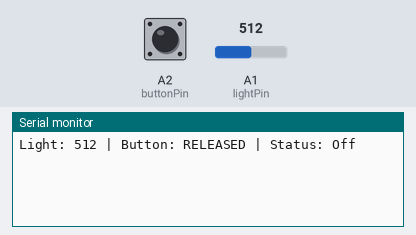
Bench run of a sketch on a simulated Arduino Uno R4 WiFi. On the bench: the last lines printed to the serial monitor. The inputs (shaded band) are chosen by the test bench; at power-on: A2 (buttonPin) HIGH, A1 (lightPin) = 512. WiFi joins after 1.5 s; servers stay silent unless stated; no MQTT or app messages arrive unless stated.

Above: at 3.7 s.
3.8 s: A2 (buttonPin) pulled LOW for 2.3 s
At 5.1 s:
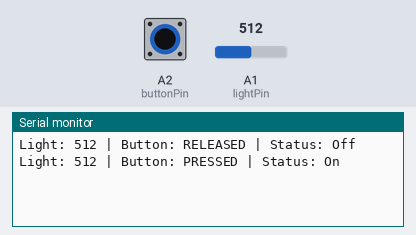
7.6 s: A1 (lightPin) set to 490
At 9.4 s:
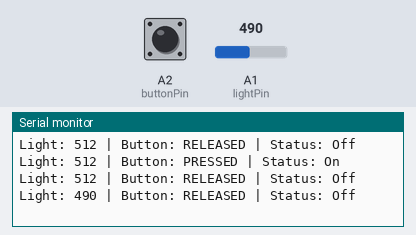
10.3 s: A2 (buttonPin) pulled LOW for 2.3 s
At 10.9 s:
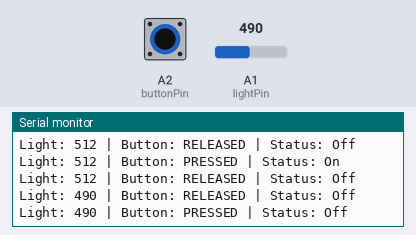
14.1 s: A1 (lightPin) set to 510
At 15.2 s:
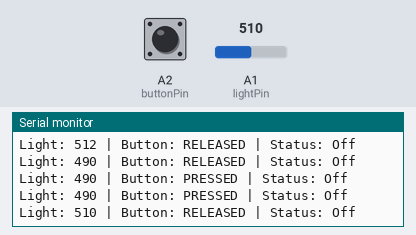
Timing chart, 0 to 17.1 s (numbered marks = the images above; inputs shaded):
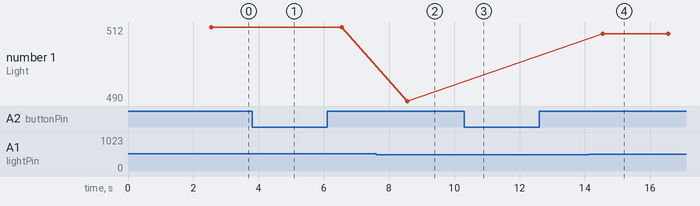

The sketch:

Combo02_Pot_And_Button_Pub.ino
```cpp
/*
 * [โจทย์ประยุกต์ Combo 02] Potentiometer/LDR (A1) + ปุ่มกด (A2) -> MQTT Publish
 * รองรับ 2 เงื่อนไขยอดฮิต:
 *   แบบ A: ถ้าค่าแสง/ตัวต้านทาน >= 500 และกดปุ่ม ส่ง "On", กรณีอื่นส่ง "Off"
 *   แบบ B: ถ้ากดปุ่มส่งค่า 0-1023, ถ้าไม่กดปุ่มส่ง "0" (หรือกดปุ่มเพื่อล็อกค่า)
 */
#include <WiFiS3.h>
#include <MQTTClient.h>

const char WIFI_SSID[]      = "68070141";
const char WIFI_PASSWORD[]  = "nano9753";
const char MQTT_BROKER[]    = "phycom.it.kmitl.ac.th";
const int  MQTT_PORT        = 1883;
const char MQTT_CLIENT_ID[] = "UnoR4_68070141_C02";

const int lightPin  = A1;
const int buttonPin = A2;

WiFiClient network;
MQTTClient mqtt(256);
unsigned long lastPublishTime = 0;

void connectToWiFiAndMQTT() {
  while (WiFi.status() != WL_CONNECTED) { WiFi.begin(WIFI_SSID, WIFI_PASSWORD); delay(1000); }
  while (!mqtt.connect(MQTT_CLIENT_ID)) { delay(500); }
}

void setup() {
  Serial.begin(9600);
  pinMode(buttonPin, INPUT_PULLUP);
  mqtt.begin(MQTT_BROKER, MQTT_PORT, network);
  connectToWiFiAndMQTT();
}

void loop() {
  mqtt.loop();
  if (!mqtt.connected()) connectToWiFiAndMQTT();

  if (millis() - lastPublishTime >= 2000) {
    lastPublishTime = millis();

    int rawVal = analogRead(lightPin); // 0 - 1023
    bool isPressed = (digitalRead(buttonPin) == LOW);

    // แบบ A: ค่า >= 500 และกดปุ่ม ส่ง "On", อื่นๆ ส่ง "Off"
    String statusMsg = (rawVal >= 500 && isPressed) ? "On" : "Off";
    mqtt.publish("68070141/door", statusMsg);

    // ส่งค่าตัวต้านทาน 0-1023 ขึ้น 68070141/light
    mqtt.publish("68070141/light", String(rawVal));

    Serial.print("Light: "); Serial.print(rawVal);
    Serial.print(" | Button: "); Serial.print(isPressed ? "PRESSED" : "RELEASED");
    Serial.println(" | Status: " + statusMsg);
  }
}
```

Measured:
- after the input at 3.8 s, the serial monitor: prints a new line after 0.75 s (image 1)
- after the input at 7.6 s, the serial monitor: prints a new line after 0.95 s (image 2)
- after the input at 10.3 s, the serial monitor: prints a new line after 0.25 s (image 3)
- after the input at 14.1 s, the serial monitor: prints a new line after 0.46 s (image 4)
- plotted number 1: 512 → 490 after the input at 7.6 s, 490 → 510 after the input at 14.1 s
